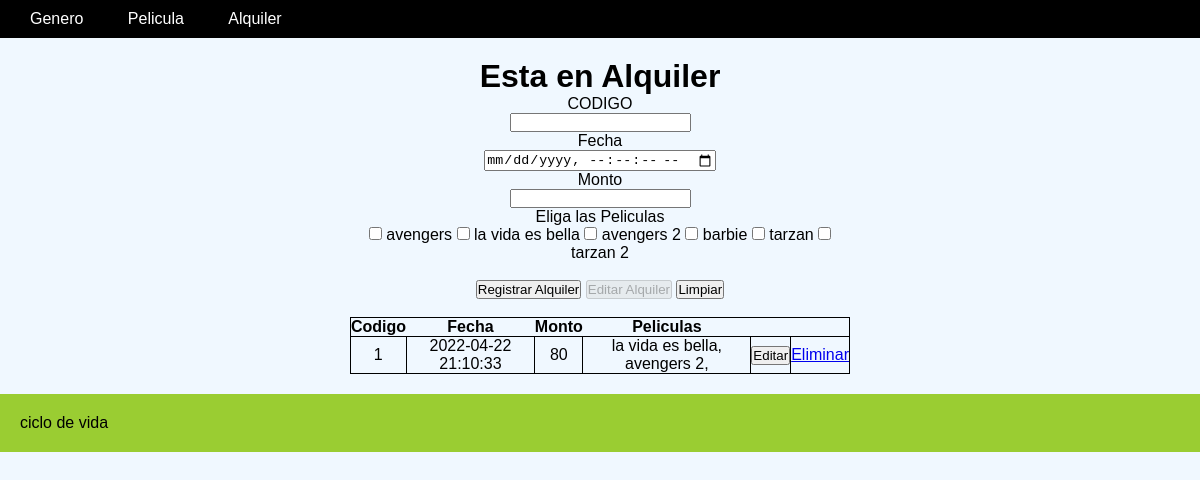
/alquiler, run on the app's committed database.
### tables this page shows
CREATE TABLE `alquiler` (
  `codigo` int(10) NOT NULL,
  `fecha` datetime NOT NULL,
  `monto` float NOT NULL
);

CREATE TABLE `detallealquiler` (
  `alquiler_codigo` int(10) NOT NULL,
  `pelicula_codigo` int(10) NOT NULL
);

### views/alquiler/alquilerView.php (called while the page is built, shortened)
<?php
class AlquilerView{
    function setPeliculas($peliculas){
        $newPeliculas = array();
        foreach($peliculas as $pelicula){
            $newPeliculas[$pelicula->codigo] = $pelicula->nombre;
        }
        $this->peliculas = $newPeliculas;
    }
    function setDatos($alquileres = [], $message = ''){
        $this->alquileres = $alquileres;
        $this->render();
    }
    function render(){
        require 'views/alquiler/alquiler.php';
    }
}
?>

### index.php (called while the page is built, shortened)
<?php
require_once 'libs/database.php';
$app = new App();
?>

### models/peliculaModel.php (called while the page is built, shortened)
<?php
class PeliculaModel{
    protected $db;
    function __construct()
    {
        $this->db = new Database();
    }
    function getPeliculas(){
        $peliculas = [];
        try{
            $query = $this->db->getPDO()->query('SELECT * FROM PELICULA');
            while($row = $query->fetch()){
                $pelicula = (object)Array();
                $pelicula->codigo = $row['codigo'];
                $pelicula->nombre = $row['nombre'];
                $pelicula->duracion = $row['duracion'];
                $pelicula->genero_id = $row['genero_id'];
                array_push($peliculas,$pelicula);
            }
            $this->db->closeConnect();
            return $peliculas;
        }catch(PDOException $e){
            $pelicula = (object)Array();
            $pelicula->codigo = 1;
            $pelicula->nombre = $e->getMessage();
            $pelicula->duracion = '';
            $pelicula->genero_id = 1;
            return [$pelicula];
        }
    }
}
?>

### libs/database.php (called while the page is built)
<?php
class Database
{
    private $host;
    private $db;
    private $user;
    private $password;
    private $charset;
    public $pdo;
    public function __construct()
    {
        $this->host = constant('HOST');
        $this->db = constant('DB');
        $this->user = constant('USER');
        $this->password = constant('PASSWORD');
        $this->charset = constant('CHARSET');
        $this->pdo = $this->connect();
    }
    function connect()
    {
        try {
            $connection = "mysql:host=" . $this->host . ";dbname=" . $this->db . ";charset=" . $this->charset;
            $options = [
                PDO::ATTR_ERRMODE => PDO::ERRMODE_EXCEPTION,
                PDO::ATTR_EMULATE_PREPARES => false,
            ];
            $pdo = new PDO($connection, $this->user, $this->password, $options);
            return $pdo;
        } catch (PDOException $e) {
            echo $e->getMessage();
        }
    }
    function getPDO(){
        return $this->pdo;
    }
    function closeConnect(){
        $this->pdo= null;
    }
}
?>

### models/alquilerModel.php (called while the page is built, shortened)
<?php
 require 'models/alquilerDetalleModel.php';
class AlquilerModel{
    protected $db;
    protected $datos;
    protected $alquilerDetalleModel;
    function __construct()
    {
        $this->db = new Database();
        $this->datos = (object)array();
        $this->alquilerDetalleModel =new AlquilerDetalleModel;
        $this->datos->codigo = '';
        $this->datos->fecha = '';
        $this->datos->monto = '';
        $this->datos->detalles = [];
    }
    function getAlquileres(){
        $alquileres = [];
        try{
            $query = $this->db->getPDO()->query('SELECT * FROM ALQUILER');
            while($row = $query->fetch()){
                $alquiler = (object)array();
                $alquiler->codigo = $row['codigo'];
                $alquiler->fecha = $row['fecha'];
                $alquiler->monto = $row['monto'];
                $alquiler->detalles = $this->alquilerDetalleModel->getDetalles($alquiler->codigo);
                array_push($alquileres,$alquiler);
            }
            $this->db->closeConnect();
            return $alquileres;
        }catch(PDOException $e){
                return [$this->datos];
        }
    }
}
?>

### models/alquilerDetalleModel.php (called while the page is built, shortened)
<?php
class AlquilerDetalleModel{
    protected $db;
    protected $datos;
    function __construct()
    {
        $this->db = new Database();
        $this->datos = (object)array();
        $this->datos->alquiler_codigo = '';
        $this->datos->pelicula_codigo = '';
    }
    function getDetalles($alquiler_codigo){
        $detalles = [];
        try{
            $query = $this->db->getPDO()->prepare('SELECT * FROM DETALLEALQUILER WHERE ALQUILER_CODIGO =:ALQUILER_CODIGO');
            $query->execute([
                'ALQUILER_CODIGO'=>$alquiler_codigo
            ]);
            while($row = $query->fetch()){
                 $detalle = (object)array();
                 $detalle->alquiler_codigo = $row['alquiler_codigo'];
                 $detalle->pelicula_codigo = $row['pelicula_codigo'];
                 array_push($detalles,$detalle);
            }
            return $detalles;
        }catch(PDOException $e){
           return [$this->datos];
        }
    }
}
?>

### views/alquiler/alquiler.php (the view, shortened to what this page needs)
<!DOCTYPE html>
<html lang="en">
<head>
</head>
<body>
<?php require 'views/header.php' ?>
    <div id="main">
        <h1 class="center"> Esta en Alquiler</h1>
        <div class="center">
        <form action="<?php echo constant('URL');?>alquiler/registrar-alquiler" method="post">
            <p>
                <label for="codigo">CODIGO</label> <br>
                <input type="text" name="codigo" id="codigo" required>
            </p>
            <p>
                <label for="fecha">Fecha</label><br>
                <input type="datetime-local" step="1"  name="fecha" id="fecha" required>
            </p>
            <p>
                <label for="monto">Monto</label><br>
                <input type="float" name="monto" id="monto" required>
            </p>
            <p>
                <label for="peliculas">Eliga las Peliculas</label> <br>
                <?php
                    $index = 2;
                    foreach($this->peliculas as $codigo => $nombre){
                        $index = $index +1;
                ?>
                    <input type="checkbox" name="<?php echo $index;?>" id="<?php echo $codigo;?>" value="<?php echo $codigo;?>">
                    <label for="<?php echo $index;?>"><?php echo $nombre; ?></label>
                <?php
                    }
                ?>
            </p>
            <br>
            <input id="submit" type="submit" value="Registrar Alquiler">
            <input id="edit" type="button" value="Editar Alquiler" disabled>
            <input id="limpiar" type="button" value="Limpiar">
        </form>
        </div>
        <br>
        <table>
                <thead>
                    <tr>
                        <th>Codigo</th>
                        <th>Fecha</th>
                        <th>Monto</th>
                        <th>Peliculas</th>
                        <th></th>
                        <th></th>
                    </tr>
                </thead>
                <tbody>
                    <?php
                        foreach($this->alquileres as $alquiler){
                    ?>
                    <tr>
                        <td><?php echo $alquiler->codigo;?></td>
                        <td><?php echo $alquiler->fecha;?></td>
                        <td><?php echo $alquiler->monto;?></td>
                        <td><?php
                            foreach($alquiler->detalles as $detalle){
                                echo $this->peliculas[$detalle->pelicula_codigo] . ", ";
                            }
                        ?></td>
                        <td><button class="editar"
                                    data-codigo="<?php echo $alquiler->codigo;?>"
                                    data-fecha ="<?php echo $alquiler->fecha;?>"
                                    data-monto ="<?php echo $alquiler->monto;?>"
                                    data-detalles= <?php echo json_encode($alquiler->detalles);?>>Editar
                            </button>
                        </td>
                        <td><a href="<?php echo constant('URL') .'alquiler/eliminar-alquiler/'.$alquiler->codigo ;?>">Eliminar</a></td>
                    </tr>
                    <?php
                        }
                    ?>
                </tbody>
        </table>
    </div>
<?php require 'views/footer.php' ?>
</body>
</html>

### public/css/default.css (style rules this page uses)
* { padding: 0; margin: 0; }
body { font-family: Arial, Helvetica, sans-serif; background-color: aliceblue; }
table { width:100% }
table, tbody, tr, td { text-align: center; margin-left: auto; margin-right: auto; border: 1px solid black; border-collapse: collapse; }
#main { padding: 20px; width: 500px; margin: 0 auto; }
.center { text-align: center; }

### data on the page
alquiler: codigo "1", fecha "2022-04-22 21:10:33", monto "80"
detallealquiler: pelicula_codigo "la vida es bella"
detallealquiler: pelicula_codigo "avengers 2"

### other printed values
$nombre "avengers"
$nombre "la vida es bella"
$nombre "avengers 2"
$nombre "barbie"
$nombre "tarzan"
$nombre "tarzan 2"
